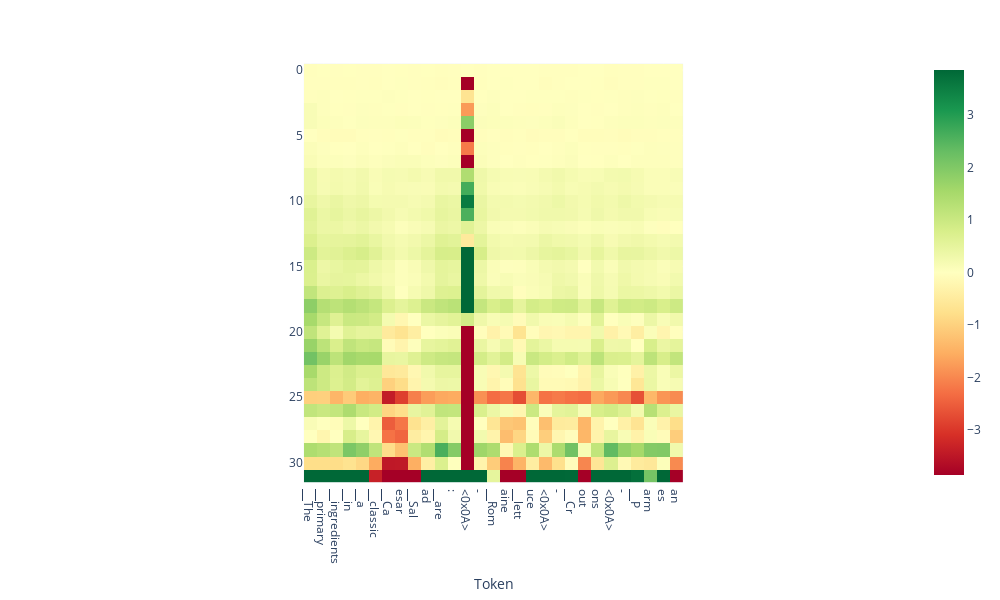

Notebook code cell kept with this figure:
### Code cell
tokens = tokenizer.tokenize(output['text'])
doc.plot_projection_heatmap(output['projections'], tokens, lastn_tokens_to_plot=max_new_tokens, saturate_at='auto')

### Figure 1 — Plotly figure (JSON) as saved in the notebook; plotly's stock layout.template omitted (floating-point values rounded to 4 significant figures; data arrays with more than 128 entries replaced by an {"elided": "..."} marker saying what was removed)
{"data": [{"coloraxis": "coloraxis", "hovertemplate": "Token: %{x}<br>y: %{y}<br>color: %{z}<extra></extra>", "name": "0", "type": "heatmap", "xaxis": "x", "yaxis": "y", "z": {"elided": "32x29 float values"}}], "layout": {"coloraxis": {"cmax": 3.861, "cmin": -3.861, "colorscale": [[0, "rgb(165,0,38)"], [0.1, "rgb(215,48,39)"], [0.2, "rgb(244,109,67)"], [0.3, "rgb(253,174,97)"], [0.4, "rgb(254,224,139)"], [0.5, "rgb(255,255,191)"], [0.6, "rgb(217,239,139)"], [0.7, "rgb(166,217,106)"], [0.8, "rgb(102,189,99)"], [0.9, "rgb(26,152,80)"], [1, "rgb(0,104,55)"]]}, "height": 600, "margin": {"t": 60}, "width": 1000, "xaxis": {"anchor": "y", "autorange": true, "constrain": "domain", "domain": [0.2707, 0.7293], "range": [-0.5, 28.5], "scaleanchor": "y", "ticktext": ["▁The", "▁primary", "▁ingredients", "▁in", "▁a", "▁classic", "▁Ca", "esar", "▁Sal", "ad", "▁are", ":", "<0x0A>", "-", "▁Rom", "aine", "▁lett", "uce", "<0x0A>", "-", "▁Cr", "out", "ons", "<0x0A>", "-", "▁P", "arm", "es", "an", "▁cheese"], "tickvals": [0, 1, 2, 3, 4, 5, 6, 7, 8, 9, 10, 11, 12, 13, 14, 15, 16, 17, 18, 19, 20, 21, 22, 23, 24, 25, 26, 27, 28, 29], "title": {"text": "Token"}}, "yaxis": {"anchor": "x", "autorange": true, "constrain": "domain", "domain": [0, 1], "range": [31.5, -0.5]}}}
